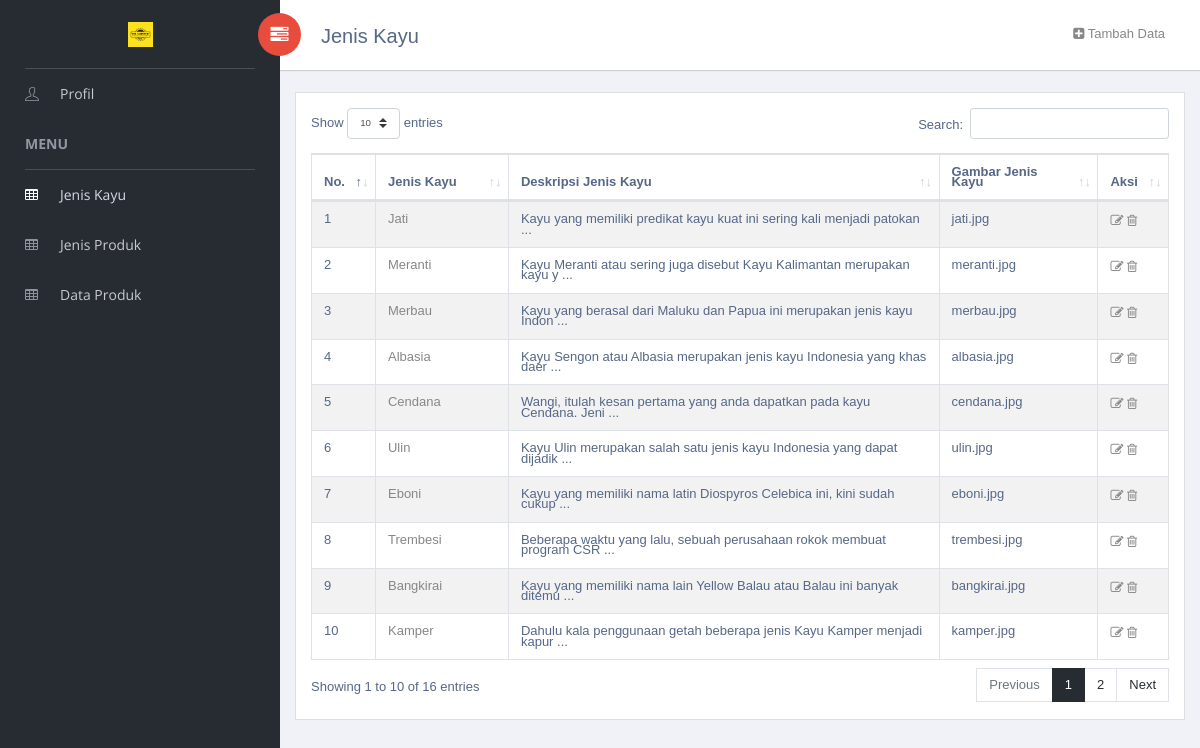
/index.php/c0_jenis_kayu, run on the app's committed database.
### tables this page shows
CREATE TABLE `tb_profil` (
  `id_profil` char(6) NOT NULL,
  `nama_usaha` varchar(255) NOT NULL,
  `logo` varchar(255) NOT NULL,
  `sejarah` text NOT NULL,
  `moto` text NOT NULL,
  `alamat` text NOT NULL
);

CREATE TABLE `tb_jenis_kayu` (
  `id_jenis_kayu` char(6) NOT NULL,
  `jenis_kayu` varchar(255) NOT NULL,
  `deskripsi_kayu` text NOT NULL,
  `gambar_jkayu` varchar(255) NOT NULL
);

### application/controllers/c0_jenis_kayu.php (called while the page is built, shortened)
<?php
class c0_jenis_kayu extends CI_Controller {
	public function index()
	{
		$this->load->model("m0_jenis_kayu");
		$data['profil'] = $this->m0_jenis_kayu->load_profil();
		$data['jenisKayu'] = $this->m0_jenis_kayu->load_jenis_kayu();
		$this->load->view('v0_jenis_kayu', $data);
	}
}

### index.php (called while the page is built, shortened)
<?php
require_once BASEPATH.'core/CodeIgniter.php';

### application/models/m0_jenis_kayu.php (called while the page is built, shortened)
<?php
	Class m0_jenis_kayu extends CI_Model{
		public function load_profil(){
			$sql = $this->db->query("SELECT * FROM `tb_profil` WHERE `id_profil` = \"Z00001\"");
			return $sql->result_array();
		}
		public function load_jenis_kayu(){
			$sql = $this->db->query("SELECT * FROM `tb_jenis_kayu` WHERE `id_jenis_kayu` NOT IN (\"A00000\")");
			return $sql->result_array();
		}
	}
?>

### application/views/v0_jenis_kayu.php (the view, shortened to what this page needs)
<!doctype html>
<html class="no-js" lang="en">
<?php
    foreach($profil as $row) {
    }
?>
<head>
    <link rel="stylesheet" href="<?php echo base_url()?>vendors/bootstrap/dist/css/bootstrap.min.css">
    <link rel="stylesheet" href="<?php echo base_url()?>vendors/font-awesome/css/font-awesome.min.css">
    <link rel="stylesheet" href="<?php echo base_url()?>vendors/themify-icons/css/themify-icons.css">
    <link rel="stylesheet" href="<?php echo base_url()?>vendors/flag-icon-css/css/flag-icon.min.css">
    <link rel="stylesheet" href="<?php echo base_url()?>vendors/selectFX/css/cs-skin-elastic.css">
    <link rel="stylesheet" href="<?php echo base_url()?>vendors/datatables.net-bs4/css/dataTables.bootstrap4.min.css">
    <link rel="stylesheet" href="<?php echo base_url()?>vendors/datatables.net-buttons-bs4/css/buttons.bootstrap4.min.css">
    <link rel="stylesheet" href="<?php echo base_url()?>assets/css/style.css">
</head>
<body>
    <aside id="left-panel" class="left-panel">
        <nav class="navbar navbar-expand-sm navbar-default">
            <div class="navbar-header">
                <a class="navbar-brand" href="<?php echo base_url('c0_profil')?>">
                    <img src="<?php echo base_url()?>images/<?php echo $row['logo']; ?>" height="25" width="25" alt="Logo">
                </a>
            </div>
            <div id="main-menu" class="main-menu collapse navbar-collapse">
                <ul class="nav navbar-nav">
                    <li>
                        <a href="<?php echo base_url('c0_profil')?>"> <i class="menu-icon ti-user"></i>Profil</a>
                    </li>
                    <h3 class="menu-title">Menu</h3>
                    <li class="active">
                        <a href="<?php echo base_url('c0_jenis_kayu');?>"> <i class="menu-icon fa fa-table"></i>Jenis Kayu </a>
                    </li>
                    <li>
                        <a href="<?php echo base_url('c0_jenis_produk');?>"> <i class="menu-icon fa fa-table"></i>Jenis Produk </a>
                    </li>
                    <li>
                        <a href="<?php echo base_url('c0_data_produk');?>"> <i class="menu-icon fa fa-table"></i>Data Produk </a>
                    </li>
                </ul>
            </div>
        </nav>
    </aside>
    <div id="right-panel" class="right-panel">
        <header id="header" class="header">
            <div class="header-menu">
                <div class="col-sm-6">
                    <a id="menuToggle" class="menutoggle pull-left"><i class="fa fa fa-tasks"></i></a>
                    <div class="header-left" style="padding: 9px 0;">
                        <h5>Jenis Kayu</h5>
                    </div>
                </div>
                <div class="col-sm-6">
                    <div class="header-left" style="padding: 9px 0;  float: right;" >
                    <a href="#tambahjeniskayu" data-toggle="modal"><i class="fa fa-plus-square" aria-hidden="true"></i><span class="text-right"> Tambah Data </span></a>
                </div>
            </div>
        </header>
        <div class="content mt-3">
            <div class="animated fadeIn">
                <div class="row">
                    <div class="col-md-12">
                        <div class="card">
                            <div class="card-body">
                                <table id="bootstrap-data-table-export" style="line-height: 0.8" class="table table-striped table-bordered">
                                    <thead>
                                        <tr>
                                            <th>No.</th>
                                            <th>Jenis Kayu</th>
                                            <th>Deskripsi Jenis Kayu</th>
                                            <th>Gambar Jenis Kayu</th>
                                            <th>Aksi</th>
                                        </tr>
                                    </thead>
                                    <tbody>
                                        <?php
                                            $no = 1;
                                            foreach ($jenisKayu as $row2) {
                                                $jenis_kayu_cut = $row2['jenis_kayu'];
                                                $deskripsi_cut = $row2['deskripsi_kayu'];
                                                if (strlen($row2['deskripsi_kayu']) != 0 && strlen($row2['deskripsi_kayu']) > 70) {
                                                    $deskripsi_cut = substr($row2['deskripsi_kayu'], 0, 70).' ...';
                                                }
                                                $gambar_cut = $row2['gambar_jkayu'];
                                        ?>
                                        <tr>
                                            <td><?php echo $no; ?></td>
                                            <td>
                                                <a href="#readjkayu" title="Penjelasan" onclick="modal_read_jkayu(
                                                    '<?php echo $row2['id_jenis_kayu']; ?>',
                                                    '<?php echo $row2['jenis_kayu']; ?>',
                                                    '<?php echo $row2['deskripsi_kayu']; ?>',
                                                    '<?php echo $row2['gambar_jkayu']; ?>'
                                                    );">
                                                    <?php echo $jenis_kayu_cut; ?>
                                                </a>
                                            </td>
                                            <td><?php echo $deskripsi_cut; ?></td>
                                            <td><?php echo $gambar_cut; ?></td>
                                            <td>
                                                <a href="#editjkayu" class="Ubah" onclick="modal_edit_jkayu(
                                                    '<?php echo $row2['id_jenis_kayu']; ?>',
                                                    '<?php echo $row2['jenis_kayu']; ?>',
                                                    '<?php echo $row2['deskripsi_kayu']; ?>',
                                                    '<?php echo $row2['gambar_jkayu']; ?>'
                                                    );">
                                                    <i class="fa fa-pencil-square-o" data-toggle="tooltip" title="Ubah" aria-hidden="true"></i>
                                                </a>
                                                <a href="" class="delete" data-toggle="modal" onclick="confirm_modal_jkayu(
                                                        '<?php echo $row2['id_jenis_kayu']; ?>'
                                                    );">
                                                    <i class="fa fa-trash-o" data-toggle="tooltip" title="Hapus" aria-hidden="true"></i>
                                                </a>
                                            </td>
                                        </tr>
                                        <?php
                                                $no++;
                                            }
                                        ?>
                                    </tbody>
                                </table>
                            </div>
                        </div>
                    </div>
                </div>
            </div>
        </div>
    </div>
</body>
</html>

### data on the page
tb_profil: logo (picture)
tb_jenis_kayu: jenis_kayu "Jati", deskripsi_kayu "Kayu yang memiliki predikat kayu kuat ini sering kali menjadi patokan ...", gambar_jkayu "jati.jpg"
tb_jenis_kayu: jenis_kayu "Meranti", deskripsi_kayu "Kayu Meranti atau sering juga disebut Kayu Kalimantan merupakan kayu y ...", gambar_jkayu "meranti.jpg"
tb_jenis_kayu: jenis_kayu "Merbau", deskripsi_kayu "Kayu yang berasal dari Maluku dan Papua ini merupakan jenis kayu Indon ...", gambar_jkayu "merbau.jpg"
tb_jenis_kayu: jenis_kayu "Albasia", deskripsi_kayu "Kayu Sengon atau Albasia merupakan jenis kayu Indonesia yang khas daer ...", gambar_jkayu "albasia.jpg"
tb_jenis_kayu: jenis_kayu "Cendana", deskripsi_kayu "Wangi, itulah kesan pertama yang anda dapatkan pada kayu Cendana. Jeni ...", gambar_jkayu "cendana.jpg"
tb_jenis_kayu: jenis_kayu "Ulin", deskripsi_kayu "Kayu Ulin merupakan salah satu jenis kayu Indonesia yang dapat dijadik ...", gambar_jkayu "ulin.jpg"
tb_jenis_kayu: jenis_kayu "Eboni", deskripsi_kayu "Kayu yang memiliki nama latin Diospyros Celebica ini, kini sudah cukup ...", gambar_jkayu "eboni.jpg"
tb_jenis_kayu: jenis_kayu "Trembesi", deskripsi_kayu "Beberapa waktu yang lalu, sebuah perusahaan rokok membuat program CSR ...", gambar_jkayu "trembesi.jpg"
tb_jenis_kayu: jenis_kayu "Bangkirai", deskripsi_kayu "Kayu yang memiliki nama lain Yellow Balau atau Balau ini banyak ditemu ...", gambar_jkayu "bangkirai.jpg"
tb_jenis_kayu: jenis_kayu "Kamper", deskripsi_kayu "Dahulu kala penggunaan getah beberapa jenis Kayu Kamper menjadi kapur ...", gambar_jkayu "kamper.jpg"
